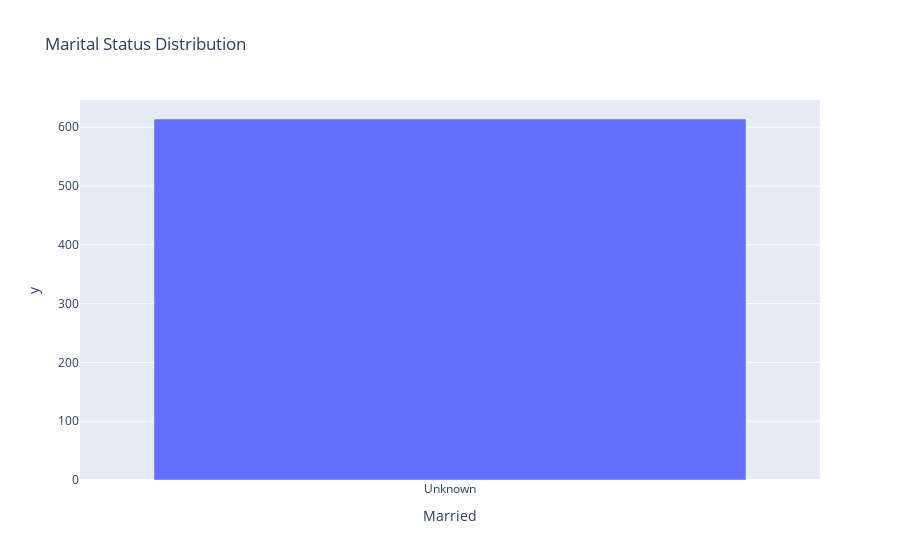

Notebook code cell kept with this figure:
### Code cell
married_count = df['Married'].value_counts()
fig_married = px.bar(married_count, 
                     x=married_count.index, 
                     y=married_count.values, 
                     title='Marital Status Distribution')
fig_married.show()

### Figure 1 — Plotly figure (JSON) as saved in the notebook; plotly's stock layout.template omitted (floating-point values rounded to 4 significant figures)
{"data": [{"hovertemplate": "Married=%{x}<br>y=%{y}<extra></extra>", "legendgroup": "", "marker": {"color": "#636efa", "pattern": {"shape": ""}}, "name": "", "orientation": "v", "showlegend": false, "textposition": "auto", "type": "bar", "x": ["Unknown"], "xaxis": "x", "y": [614], "yaxis": "y"}], "layout": {"barmode": "relative", "legend": {"tracegroupgap": 0}, "title": {"text": "Marital Status Distribution"}, "xaxis": {"anchor": "y", "domain": [0, 1], "title": {"text": "Married"}}, "yaxis": {"anchor": "x", "domain": [0, 1], "title": {"text": "y"}}}}
